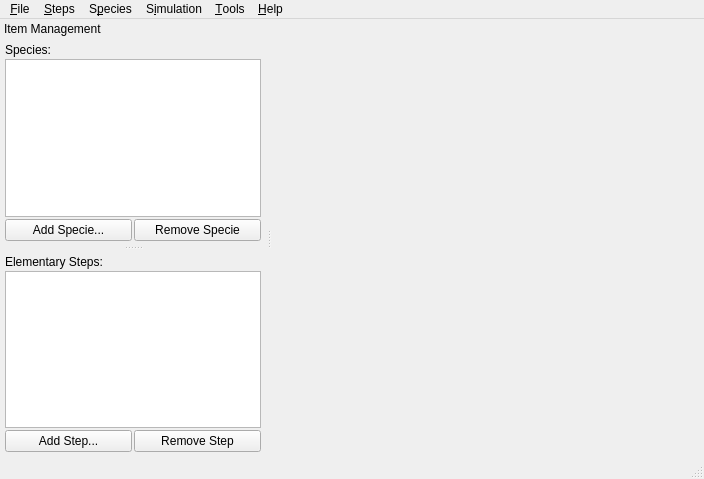
<?xml version="1.0" encoding="UTF-8"?>
<ui version="4.0">
 <class>mainWindow</class>
 <widget class="QMainWindow" name="mainWindow">
  <property name="geometry">
   <rect>
    <x>0</x>
    <y>0</y>
    <width>704</width>
    <height>479</height>
   </rect>
  </property>
  <property name="windowTitle">
   <string>Chemecher 4</string>
  </property>
  <widget class="QWidget" name="centralwidget"/>
  <widget class="QMenuBar" name="menubar">
   <property name="geometry">
    <rect>
     <x>0</x>
     <y>0</y>
     <width>704</width>
     <height>23</height>
    </rect>
   </property>
   <widget class="QMenu" name="menu_File">
    <property name="title">
     <string>&amp;File</string>
    </property>
    <addaction name="action_New_Mechanism"/>
    <addaction name="action_Load_Mechanism"/>
    <addaction name="actSave"/>
    <addaction name="actionSave_Mech_As_2"/>
    <addaction name="separator"/>
    <addaction name="actSaveMechDb"/>
    <addaction name="actLoadMechDb"/>
    <addaction name="separator"/>
    <addaction name="action_Import"/>
    <addaction name="separator"/>
    <addaction name="actExit"/>
   </widget>
   <widget class="QMenu" name="menu_Tools">
    <property name="title">
     <string>&amp;Tools</string>
    </property>
    <addaction name="actionFormatting_Wizard"/>
    <addaction name="actionPreferences"/>
   </widget>
   <widget class="QMenu" name="menu_Help">
    <property name="title">
     <string>&amp;Help</string>
    </property>
    <addaction name="actionAbout_CheMecher"/>
   </widget>
   <widget class="QMenu" name="menu_Steps">
    <property name="title">
     <string>&amp;Steps</string>
    </property>
    <addaction name="action_Show_All"/>
    <addaction name="action_Hide_All"/>
    <addaction name="separator"/>
    <addaction name="actionStepNone"/>
   </widget>
   <widget class="QMenu" name="menuS_pecies">
    <property name="title">
     <string>S&amp;pecies</string>
    </property>
    <addaction name="action_Show_All_2"/>
    <addaction name="action_Hide_All_2"/>
    <addaction name="separator"/>
    <addaction name="actionCpdNone"/>
   </widget>
   <widget class="QMenu" name="menuS_imulation">
    <property name="title">
     <string>S&amp;imulation</string>
    </property>
    <addaction name="action_Launch_Simulator"/>
    <addaction name="separator"/>
    <addaction name="editSimParams"/>
   </widget>
   <addaction name="menu_File"/>
   <addaction name="menu_Steps"/>
   <addaction name="menuS_pecies"/>
   <addaction name="menuS_imulation"/>
   <addaction name="menu_Tools"/>
   <addaction name="menu_Help"/>
  </widget>
  <widget class="QStatusBar" name="statusbar"/>
  <widget class="QDockWidget" name="dockWidget">
   <property name="features">
    <set>QDockWidget::NoDockWidgetFeatures</set>
   </property>
   <property name="allowedAreas">
    <set>Qt::LeftDockWidgetArea|Qt::RightDockWidgetArea</set>
   </property>
   <property name="windowTitle">
    <string>Item Management</string>
   </property>
   <attribute name="dockWidgetArea">
    <number>1</number>
   </attribute>
   <widget class="QWidget" name="dockWidgetContents">
    <layout class="QVBoxLayout" name="verticalLayout_3">
     <property name="margin">
      <number>0</number>
     </property>
     <item>
      <widget class="QSplitter" name="splitter">
       <property name="orientation">
        <enum>Qt::Vertical</enum>
       </property>
       <widget class="QFrame" name="frame_2">
        <property name="frameShape">
         <enum>QFrame::NoFrame</enum>
        </property>
        <property name="frameShadow">
         <enum>QFrame::Raised</enum>
        </property>
        <layout class="QVBoxLayout" name="verticalLayout">
         <property name="spacing">
          <number>2</number>
         </property>
         <property name="margin">
          <number>5</number>
         </property>
         <item>
          <widget class="QLabel" name="label_2">
           <property name="text">
            <string>Species:</string>
           </property>
          </widget>
         </item>
         <item>
          <widget class="QListWidget" name="lstCpds"/>
         </item>
         <item>
          <widget class="QFrame" name="frame_4">
           <property name="frameShape">
            <enum>QFrame::NoFrame</enum>
           </property>
           <property name="frameShadow">
            <enum>QFrame::Raised</enum>
           </property>
           <layout class="QHBoxLayout" name="horizontalLayout_2">
            <property name="spacing">
             <number>2</number>
            </property>
            <property name="margin">
             <number>0</number>
            </property>
            <item>
             <widget class="QPushButton" name="pushAddCpd">
              <property name="text">
               <string>Add Specie...</string>
              </property>
             </widget>
            </item>
            <item>
             <widget class="QPushButton" name="pushRemoveCpd">
              <property name="text">
               <string>Remove Specie</string>
              </property>
             </widget>
            </item>
           </layout>
          </widget>
         </item>
        </layout>
       </widget>
       <widget class="QFrame" name="frame">
        <property name="frameShape">
         <enum>QFrame::NoFrame</enum>
        </property>
        <property name="frameShadow">
         <enum>QFrame::Raised</enum>
        </property>
        <layout class="QVBoxLayout" name="verticalLayout_2">
         <property name="spacing">
          <number>2</number>
         </property>
         <property name="margin">
          <number>5</number>
         </property>
         <item>
          <widget class="QLabel" name="label">
           <property name="text">
            <string>Elementary Steps:</string>
           </property>
          </widget>
         </item>
         <item>
          <widget class="QListWidget" name="lstSteps"/>
         </item>
         <item>
          <widget class="QFrame" name="frame_3">
           <property name="frameShape">
            <enum>QFrame::NoFrame</enum>
           </property>
           <property name="frameShadow">
            <enum>QFrame::Raised</enum>
           </property>
           <layout class="QHBoxLayout" name="horizontalLayout">
            <property name="spacing">
             <number>2</number>
            </property>
            <property name="margin">
             <number>0</number>
            </property>
            <item>
             <widget class="QPushButton" name="pushAddStep">
              <property name="text">
               <string>Add Step...</string>
              </property>
             </widget>
            </item>
            <item>
             <widget class="QPushButton" name="pushRemoveStep">
              <property name="text">
               <string>Remove Step</string>
              </property>
             </widget>
            </item>
           </layout>
          </widget>
         </item>
        </layout>
       </widget>
      </widget>
     </item>
    </layout>
   </widget>
  </widget>
  <action name="action_New_Mechanism">
   <property name="text">
    <string>&amp;New Mech...</string>
   </property>
  </action>
  <action name="action_Load_Mechanism">
   <property name="text">
    <string>&amp;Load Mech...</string>
   </property>
  </action>
  <action name="actSave">
   <property name="text">
    <string>&amp;Save Mech</string>
   </property>
  </action>
  <action name="action_Import">
   <property name="text">
    <string>&amp;Import...</string>
   </property>
  </action>
  <action name="actExit">
   <property name="text">
    <string>E&amp;xit</string>
   </property>
  </action>
  <action name="action_Show_All">
   <property name="text">
    <string>&amp;Show All</string>
   </property>
  </action>
  <action name="action_Hide_All">
   <property name="text">
    <string>&amp;Hide All</string>
   </property>
  </action>
  <action name="actionStepNone">
   <property name="enabled">
    <bool>false</bool>
   </property>
   <property name="text">
    <string>&lt;none open&gt;</string>
   </property>
  </action>
  <action name="action_Show_All_2">
   <property name="text">
    <string>&amp;Show All</string>
   </property>
  </action>
  <action name="action_Hide_All_2">
   <property name="text">
    <string>&amp;Hide All</string>
   </property>
  </action>
  <action name="actionCpdNone">
   <property name="enabled">
    <bool>false</bool>
   </property>
   <property name="text">
    <string>&lt;none open&gt;</string>
   </property>
  </action>
  <action name="actionFormatting_Wizard">
   <property name="text">
    <string>Formatting Wizard...</string>
   </property>
  </action>
  <action name="actionPreferences">
   <property name="text">
    <string>Preferences</string>
   </property>
  </action>
  <action name="actionAbout_CheMecher">
   <property name="text">
    <string>About CheMecher</string>
   </property>
  </action>
  <action name="action_Launch_Simulator">
   <property name="text">
    <string>&amp;Launch Simulator...</string>
   </property>
  </action>
  <action name="editSimParams">
   <property name="text">
    <string>&amp;Edit Simulation Parameters...</string>
   </property>
  </action>
  <action name="actionPreferences_2">
   <property name="text">
    <string>Preferences...</string>
   </property>
  </action>
  <action name="actionAsdlfk">
   <property name="text">
    <string>asdlfk</string>
   </property>
  </action>
  <action name="actSaveMechDb">
   <property name="text">
    <string>Save Mech to &amp;DB...</string>
   </property>
  </action>
  <action name="actLoadMechDb">
   <property name="text">
    <string>Load Mech from D&amp;B...</string>
   </property>
  </action>
  <action name="actionSave_Mech_As_2">
   <property name="text">
    <string>Save Mech &amp;As...</string>
   </property>
  </action>
 </widget>
 <resources/>
 <connections/>
</ui>
